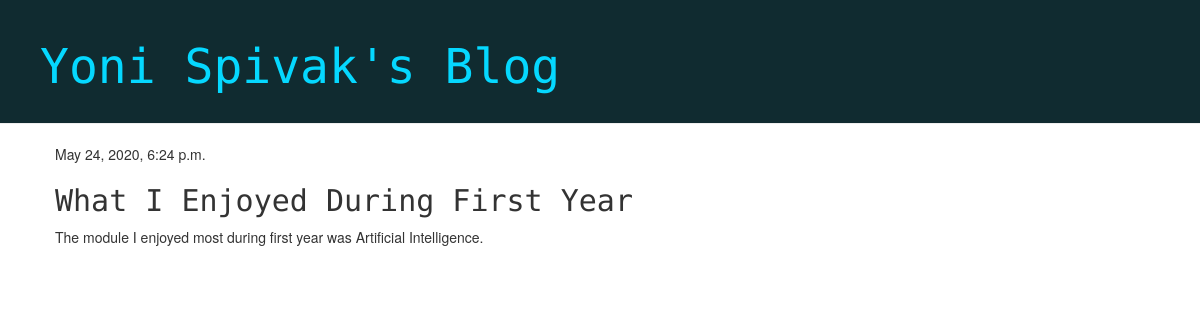
The app's page /post/3/, older data.
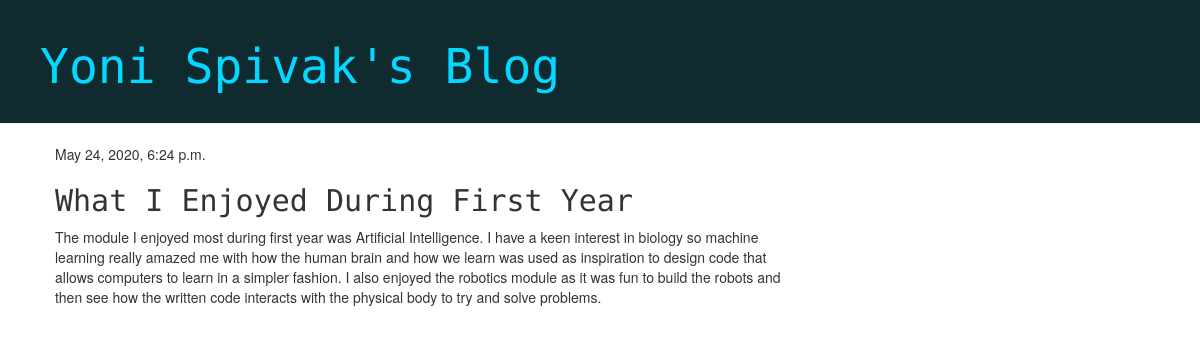
The same page, newer data.
### blog/models.py (models this page shows, shortened)
class Post(models.Model):
    author = models.ForeignKey(settings.AUTH_USER_MODEL, on_delete=models.CASCADE)
    title = models.CharField(max_length=200)
    text = models.TextField()
    created_date = models.DateTimeField(default=timezone.now)
    published_date = models.DateTimeField(blank=True, null=True)

### blog/views.py (the view)
# urls.py: path('post/<int:pk>/', views.post_detail, name='post_detail'),
def post_detail(request, pk):
    post = get_object_or_404(Post, pk=pk)
    return render(request, 'blog/post_detail.html', {'post': post})

### blog/templates/blog/post_detail.html (shortened to what this page needs)
{% extends 'blog/base.html' %}
{% block content %}
    <div class="post">
        {% if post.published_date %}
			<div class="date">
				{{ post.published_date }}
			</div>
		{% else %}
			<a class="btn btn-default" href="{% url 'post_publish' pk=post.pk %}">Publish</a>
		{% endif %}
        <h2>{{ post.title }}</h2>
        <p>{{ post.text|linebreaksbr }}</p>
    </div>
{% endblock %}

Row changes from the older to the newer data that the page shows:
changed Post "What I Enjoyed During First Year": text "The module I enjoyed most during first year was Artificial Intelligence." → "…year was Artificial Intelligence. I have a keen interest in biology so machine learning really amazed me with how the human brain and how we learn was used as inspiration to design code that allows computers to learn in a simpler fashion. I also enjoyed the robotics module as it was fun to build the robots and then see how the written code interacts with the physical body to try and solve problems."
